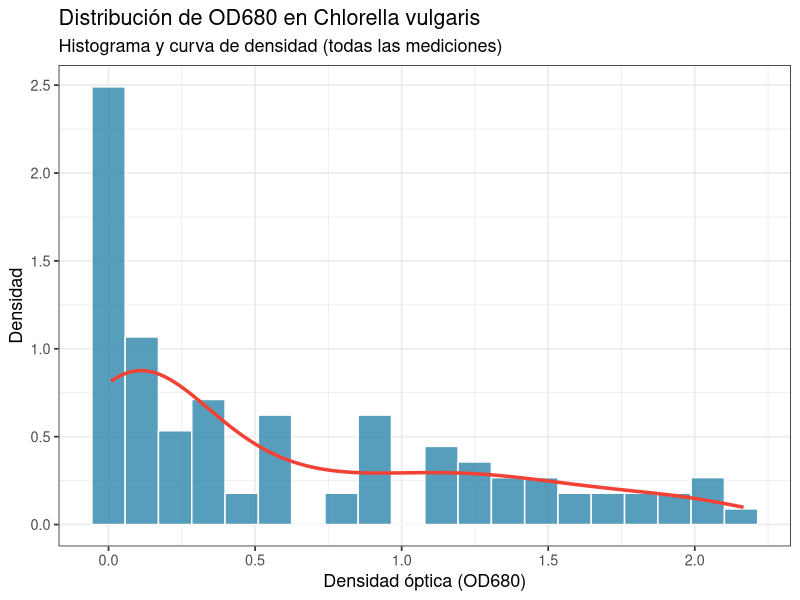
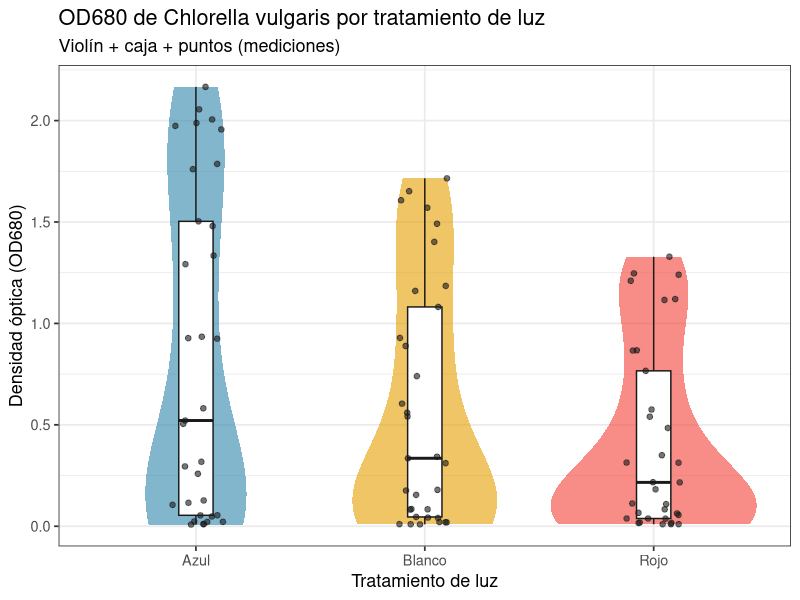
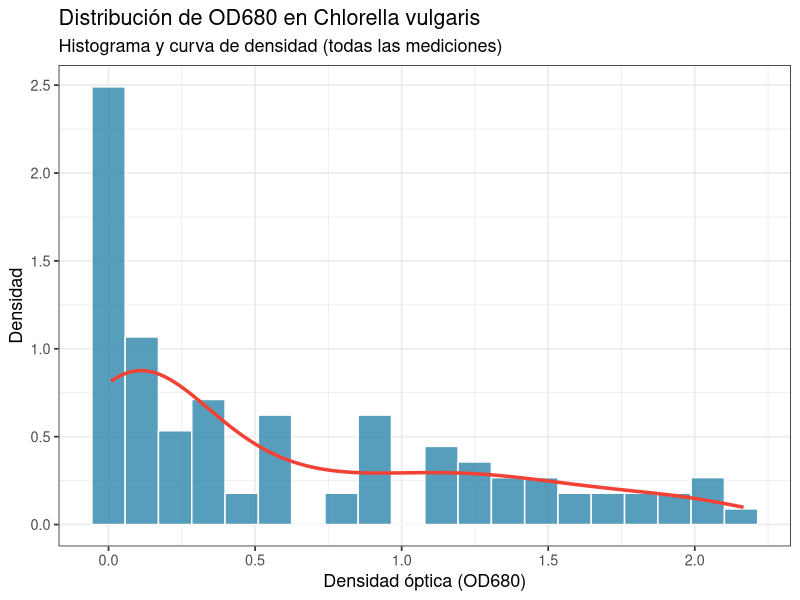
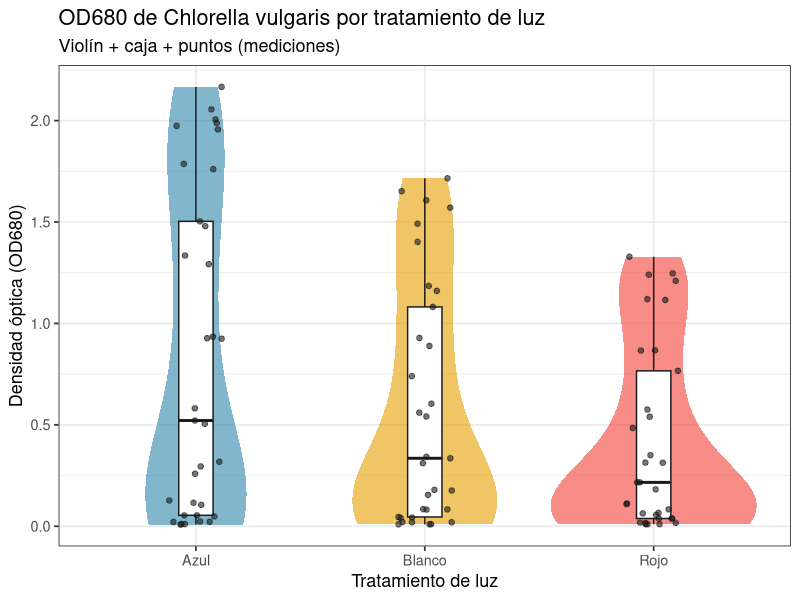

These charts were generated, in order, by the following R code:
# ==========================================================================
# Ejercicio 01. Distribución de OD680 en Chlorella vulgaris
# (histograma + densidad + violín)
# ==========================================================================
# Autor: Dr. José Juan Torres Martínez
# Docente de Ciencias Químicas
# Universidad Autónoma de San Luis Potosí (UASLP)
# México
#
# Material académico para estudiantes
# Serie "ggplot" — Ejercicio 01
#
# Descripción: Un ejercicio con gráficos de distribución (histograma,
#   densidad y violín) de la familia de gráficos de
#   https://r-graph-gallery.com/ (sección Distribution). Usamos mediciones
#   de densidad óptica (OD680) de Chlorella vulgaris cultivada con
#   luz azul, luz blanca (control) y luz roja. Los valores son simulados
#   con fines didácticos, con magnitudes realistas. Todo se calcula de
#   cero: los datos van primero como mediciones en un archivo CSV y cada
#   valor se deriva de los datos.
#
# Nota sobre el diseño: el conjunto de datos tiene tres tratamientos
#   (luz azul, luz blanca como control y luz roja), con n = 3 réplicas
#   por día y tratamiento. La comparación es de cada luz contra el
#   control con luz blanca.
#
# Objetivos de aprendizaje:
#   - Hacer un histograma y una curva de densidad con ggplot2.
#   - Comparar tres tratamientos con un gráfico de violín + caja.
#   - Personalizar colores, títulos y tema para un gráfico claro.
#
# Requisitos: tidyverse.
#   Instálalo con: install.packages("tidyverse")
#
# Datos: datos_od680_chlorella.csv — OD680 de Chlorella vulgaris, días 0-10,
#   luz Azul, luz Blanca (control) y luz Roja, n = 3 réplicas por día y tratamiento.
# ==========================================================================

# --------------------------------------------------------------------------
# 1. Cargar paquetes
# --------------------------------------------------------------------------
library(tidyverse)

# --------------------------------------------------------------------------
# 2. Leer los datos (mediciones en formato largo)
# --------------------------------------------------------------------------
datos <- read_csv("datos_od680_chlorella.csv", show_col_types = FALSE)

# Revisar los datos
glimpse(datos)
summary(datos$od680)

# --------------------------------------------------------------------------
# 3. Resumen numérico por tratamiento (calculado de los datos)
# --------------------------------------------------------------------------
resumen <- datos %>%
  group_by(tratamiento) %>%
  summarise(
    n = n(),
    media = mean(od680),
    mediana = median(od680),
    desviacion = sd(od680),
    minimo = min(od680),
    maximo = max(od680),
    .groups = "drop"
  )

print(resumen)

# --------------------------------------------------------------------------
# 4. Histograma + densidad de OD680 (todas las mediciones)
# --------------------------------------------------------------------------
# ¿Cómo se distribuyen las mediciones de OD680? Un histograma muestra la
# forma de la distribución; la curva de densidad la suaviza. Como los datos
# mezclan todos los días (0-10), la mayoría de los valores están cerca de
# cero (días iniciales) y hay una cola larga hacia valores altos (días
# finales). Eso es esperable en datos de crecimiento.

grafica_hist <- ggplot(datos, aes(x = od680)) +
  geom_histogram(
    aes(y = after_stat(density)),
    bins = 20, fill = "#2E86AB", color = "white", alpha = 0.8
  ) +
  geom_density(color = "#F24236", linewidth = 1.2) +
  labs(
    x = "Densidad óptica (OD680)",
    y = "Densidad",
    title = "Distribución de OD680 en Chlorella vulgaris",
    subtitle = "Histograma y curva de densidad (todas las mediciones)"
  ) +
  theme_bw(base_size = 13)

print(grafica_hist)
ggsave("01_histograma_od680.png", grafica_hist,
       width = 20, height = 13, units = "cm", dpi = 300)

# --------------------------------------------------------------------------
# Interpretación: histograma + densidad de OD680
# --------------------------------------------------------------------------
# - Eje X: densidad óptica (OD680), adimensional (no tiene unidades: es
#   una medida de cuánta luz absorbe el cultivo a 680 nm, y crece cuando
#   hay más células). Va de 0 (cultivo casi sin células) a poco más de 2
#   (cultivo denso).
# - Eje Y: densidad (de probabilidad), adimensional. No es un conteo: es
#   la altura de la distribución. La altura de cada barra dice qué tan
#   frecuentes son los valores en ese rango; la curva roja (densidad)
#   suaviza el histograma.
# - Lo que se aprecia: la mayoría de las mediciones están cerca de cero
#   (la barra más alta, a la izquierda) y hay una cola larga hacia la
#   derecha (valores altos, hasta ~2.2). La distribución está sesgada a
#   la derecha: no es simétrica.
# - Qué significa: esto es esperable porque los datos mezclan todos los
#   días (0-10). Los días iniciales tienen OD680 casi cero y los días
#   finales tienen OD680 alto. El histograma junta todas las fases de
#   crecimiento en una sola distribución, por eso se ve ese pico a la
#   izquierda y la cola a la derecha.

# --------------------------------------------------------------------------
# 5. Violín + caja + puntos: OD680 por tratamiento de luz
# --------------------------------------------------------------------------
# El gráfico de violín muestra la forma de la distribución por tratamiento;
# la caja muestra mediana y cuartiles; los puntos son las mediciones.

grafica_violin <- ggplot(datos, aes(x = tratamiento, y = od680, fill = tratamiento)) +
  geom_violin(alpha = 0.6, color = NA) +
  geom_boxplot(width = 0.15, fill = "white", color = "#1a1a1a", outlier.shape = NA) +
  geom_jitter(width = 0.12, size = 1.6, alpha = 0.6, color = "#1a1a1a") +
  scale_fill_manual(values = c("Azul" = "#2E86AB", "Blanco" = "#E69F00", "Rojo" = "#F24236")) +
  labs(
    x = "Tratamiento de luz",
    y = "Densidad óptica (OD680)",
    title = "OD680 de Chlorella vulgaris por tratamiento de luz",
    subtitle = "Violín + caja + puntos (mediciones)"
  ) +
  theme_bw(base_size = 13) +
  theme(legend.position = "none")

print(grafica_violin)
ggsave("01_violin_od680_por_luz.png", grafica_violin,
       width = 20, height = 13, units = "cm", dpi = 300)

# --------------------------------------------------------------------------
# Interpretación: violín + caja + puntos por tratamiento de luz
# --------------------------------------------------------------------------
# - Eje X: tratamiento de luz (Azul, Blanco o Rojo). No es una cantidad,
#   son tres grupos.
# - Eje Y: densidad óptica (OD680), adimensional, igual que arriba (0 =
#   casi sin células, 2 = cultivo denso).
# - Lo que se aprecia: cada violín muestra la forma de la distribución de
#   un tratamiento. La parte ancha del violín es donde se concentran más
#   mediciones. La caja blanca dentro muestra la mediana (línea del medio)
#   y el 50% central de los datos. Los puntos son las mediciones.
#   El violín azul es más alto y más ancho arriba; el blanco (control)
#   queda en medio y el rojo queda abajo: la azul tiene los valores
#   mayores, la blanca los intermedios y la roja los menores.
# - Qué significa: en conjunto, la luz azul da valores de OD680 más altos
#   (mayor crecimiento) que el control con luz blanca, y la luz roja da
#   valores más bajos que el control. La dispersión (el alto del violín
#   y de los puntos) refleja que los valores varían entre días, porque el
#   cultivo crece con el tiempo.

# --------------------------------------------------------------------------
# Qué aprendimos
# --------------------------------------------------------------------------
# - El histograma y la densidad muestran la forma de la distribución de OD680.
#   La OD680 es adimensional (no tiene unidades) y crece cuando hay más
#   células: 0 es casi sin células y 2 es un cultivo denso.
# - El violín compara la distribución entre los tres tratamientos: la luz
#   azul llega más alto (mayor crecimiento) que el control con luz blanca,
#   y la luz roja queda por debajo del control.
